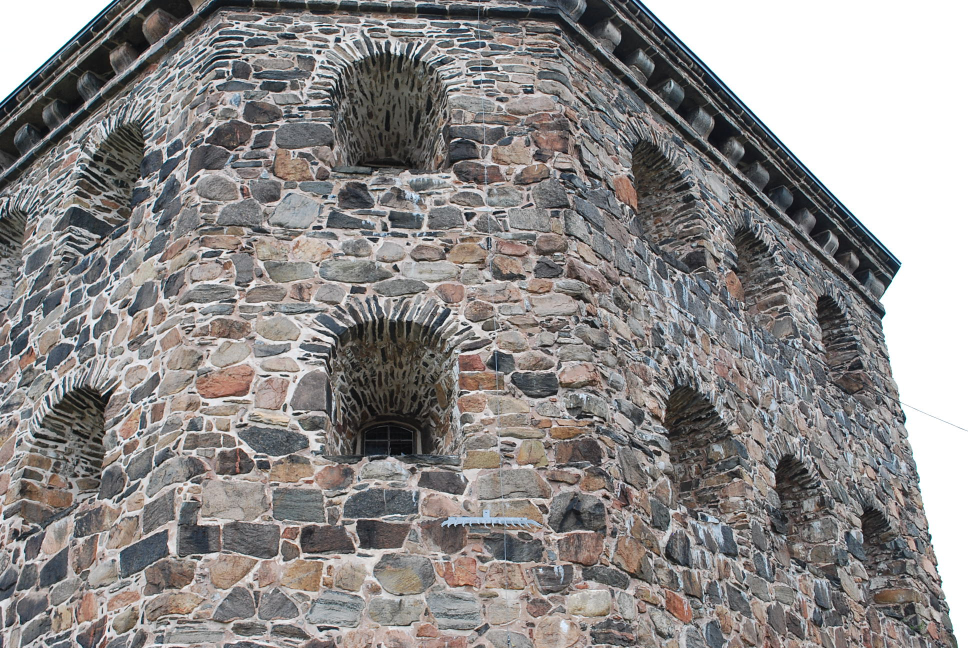
%> input picture assignment 5/scripts/kronan2.JPG, 1936 x 1296 px (shown at 1/2 size)
$ octave compExA3_2.m   (GNU Octave 9; MATLAB toolbox functions it lacks are replaced by stand-ins)
%> lines starting %> are read from the running program, lines starting %| are printed output that depends on the picture
### assignment 5/scripts/compExA3_1.m
clear
close all;
load('compEx1data.mat');


std1 = std (x {1 }(1:2 ,:) ,0 ,2);

s1 = (std1(1) + std1(end))/2;
s1 = 1 /s1;

x1mean = mean (x {1 }(1:2 ,:) ,2);
x2mean = mean (x {2 }(1:2 ,:) ,2);

std2 = std (x {2 }(1:2 ,:) ,0 ,2);

s2 = (std2(1) + std2(end))/2;
s2 = 1 /s2;


N1 = [s1, 0, -s1*x1mean(1); 0 s1 -s1*x1mean(2); 0 0 1];
N2 = [s2, 0, -s2(1)*x2mean(1); 0 s2 -s2*x2mean(2); 0 0 1];

x1n = N1 * x{1};
x2n = N2 * x{2};

M = [];
for i= 1:2008

% [7 lines of commented-out code are left out]

    xx = x2n (:,i)* x1n (:,i)';
    M(i ,:) = xx (:)';

end


[U ,S ,V] = svd ( M );


v = V(:,end);

disp('M*v')
norm(M*v)
disp('norm(V)^2')
norm(v)*norm(v);


Fn = reshape (v ,[3 3]);
[U ,S ,V] = svd ( Fn );
Fn = U*diag( [S(1,1) S(2,2) 0])*V';
disp('Determinant')
det(Fn)

plot ( diag ( x2n'* Fn * x1n ));
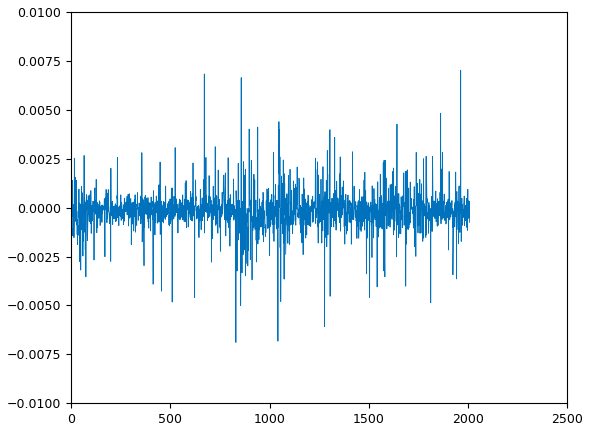
%> figure redrawn from the program's plot data; curve peaks at x = 1963, y = 0.00702


F = transpose(N2) *Fn * N1

F = F./F(3, 3)
l = F*x {1};
l = l ./ sqrt ( repmat ( l (1 ,:).^2 + l (2 ,:).^2 ,[3 1]));


%Pick 20 point s as random

figure;
hold on;
im = imread('kronan2.JPG');
%> im is the input picture: size 1296x1936x3 uint8; mean R, G, B 141.3, 138.2, 137.3
imagesc ( im );

xrandom = randperm(20);

plot ( x{2}(1 ,xrandom ) , x{2} (2 , xrandom), 'ro ' );
rital(l(:,xrandom))
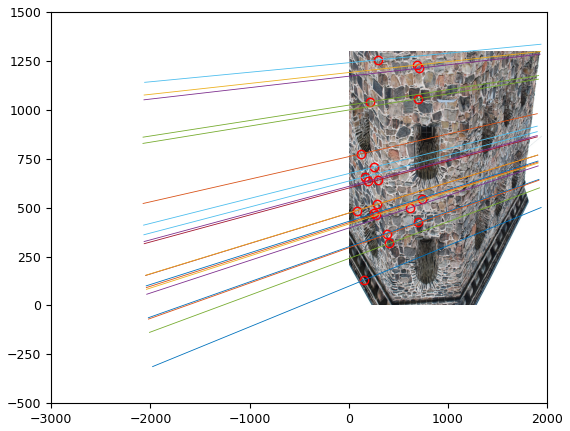
%> figure redrawn from the program's plot data


figure;
hist ( abs ( sum ( l .* x {2})) ,100);

### assignment 5/scripts/rital.m
function rital(linjer,st)
if nargin == 1,
 st='-';
end;
if size(linjer)==0,
  slask=[];
else
  [slask,nn]=size(linjer);
  rikt=psphere([linjer(2,:);-linjer(1,:);zeros(1,nn)]);
  punkter=pflat(cross(rikt,linjer));
  for i=1:nn;
   plot([punkter(1,i)-2000*rikt(1,i) punkter(1,i)+2000*rikt(1,i)], ...
        [punkter(2,i)-2000*rikt(2,i) punkter(2,i)+2000*rikt(2,i)],st);
  end;
  slask=[];
end;

### assignment 5/scripts/pflat.m
function [y,alpha]=pflat(x);
% [y,alpha]=pflat(x) - normalization of projective points.
% Do a normalization on the projective
% points in x. Each column is considered to
% be a point in homogeneous coordinates.
% Normalize so that the last coordinate becomes 1.
% WARNING! This is not good if the last coordinate is 0.
% INPUT :
%  x     - matrix in which each column is a point.
%        OR structure or imagedata object with points
% OUTPUT :
%  y     - result after normalization (in homogeneous coordinates)
%  alpha - depth

if isa(x,'structure') | isa (x,'imagedata'),
  x=getpoints(x);
end
[a,n]=size(x);
alpha=x(a,:);
y=x./(ones(a,1)*alpha);

### assignment 5/scripts/psphere.m
function [y,alpha]=psphere(x);
% [y,alpha]=psphere(x) - normalization of projective points.
% Do a normalization on the projective
% points in x. Each column is considered to
% be a point in homogeneous coordinates.
% INPUT :
%  x     - matrix in which each column is a point.
% OUTPUT :
%  y     - result after normalization.
%  alpha - depth

[a,n]=size(x);
alpha=sqrt(sum(x.^2));
y=x./(ones(a,1)*alpha);

### assignment 5/scripts/compExA3_2.m
compExA3_1
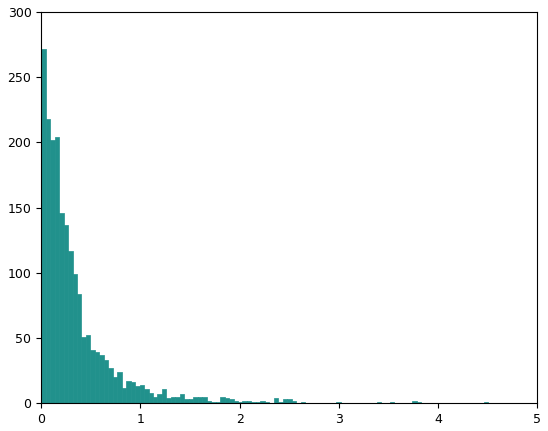
%> figure redrawn from the program's plot data; tallest bar 272 high, from x = 0.000163 to 0.0452

xtilde{1}=pflat(N1*x{1});

e2 = null(F') % Computes the epipole
e2x = [0 -e2(3) e2(2); e2(3) 0 -e2(1); -e2(2) e2(1) 0];

P1 = [1 0 0 0; 0 1 0 0; 0 0 1 0]

P1n = N1*P1

P2=horzcat(e2x*F, e2)

P2n = N2*P2

spacePoints = [];

zero = [0; 0; 0];
for i=1:2008
   A= [];
   A= vertcat(A, P1n);
   A= vertcat(A, P2n);
   block = [-x1n(:,i) zero;zero  -x2n(:,i)];
   A = horzcat(A, block);
   [U ,S ,V] = svd ( A );
   P = V(:,end);
   P = reshape ( P (1:4) ,[1 4])';
   spacePoints = horzcat(spacePoints, P);
end

spacePoints = pflat(spacePoints);
figure('Name','3D Model','NumberTitle','off')
plot3 (spacePoints (1 ,:) ,spacePoints (2 ,:) , spacePoints (3 ,:) , '. ', 'Markersize',5);
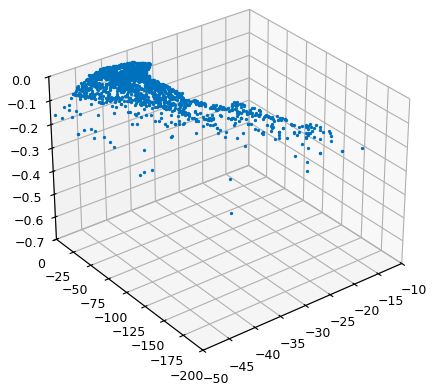
%> figure redrawn from the program's plot data
hold on;


hold off;


xproj2 = pflat(P2*spacePoints);
figure;
imshow(im);
hold on;
plot(xproj2(1,:),xproj2(2,:),'*');
plot(x{2}(1,:),x{2}(2,:),'ro');
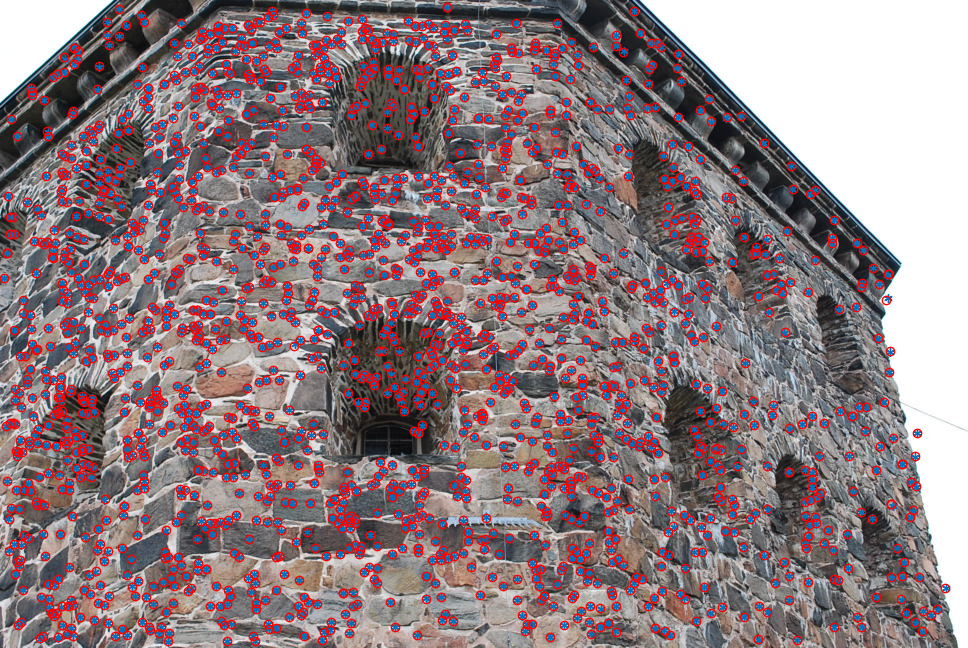
%> figure redrawn from the program's plot data; shown at 1/2 size


xproj1 = pflat(P1*spacePoints);
figure;
im1 = imread('kronan1.JPG');
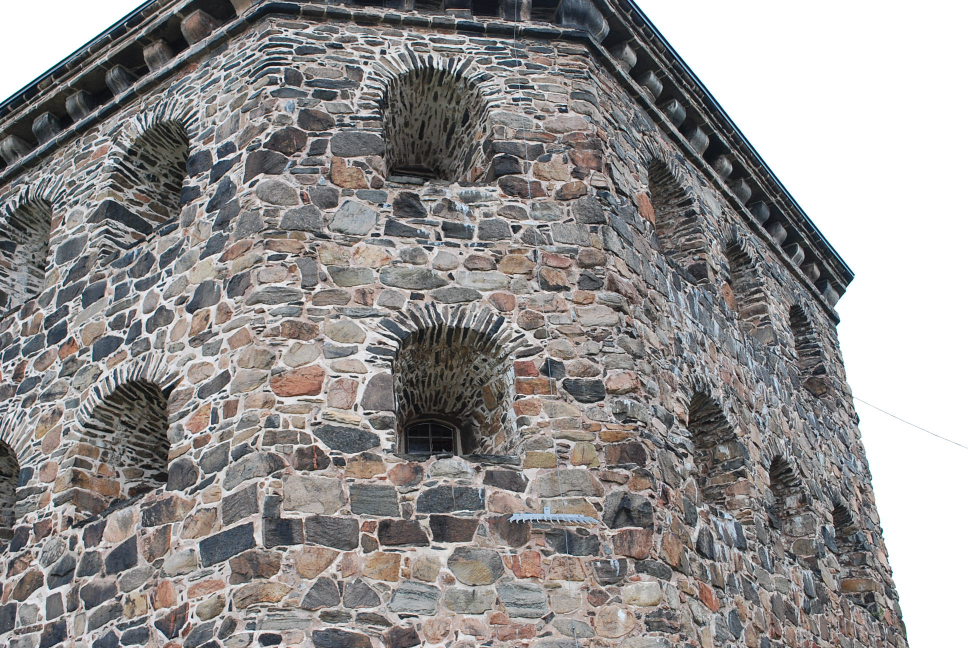
%> input picture assignment 5/scripts/kronan1.JPG, 1936 x 1296 px (shown at 1/2 size)
%> im1 is the input picture: size 1296x1936x3 uint8; mean R, G, B 147.1, 144.6, 143.9
imshow(im1);
hold on;
plot(xproj1(1,:),xproj1(2,:),'*');
plot(x{1}(1,:),x{1}(2,:),'ro');
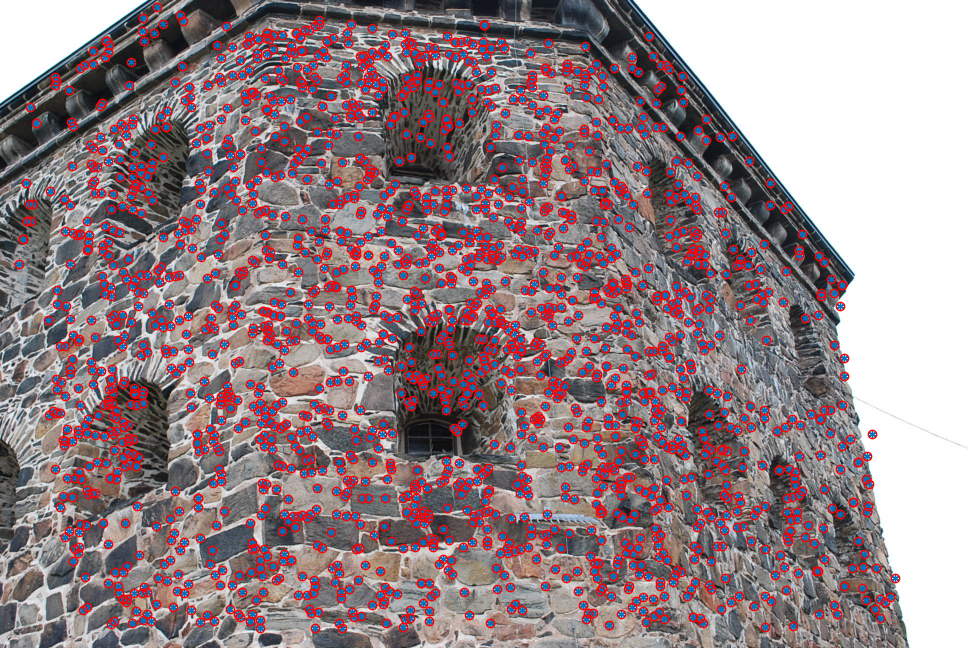
%> figure redrawn from the program's plot data; shown at 1/2 size
